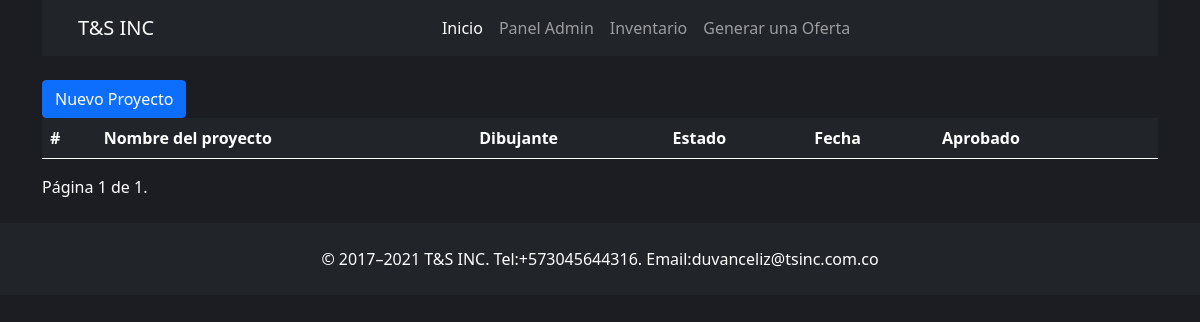
The app's page / (signed in), older data.
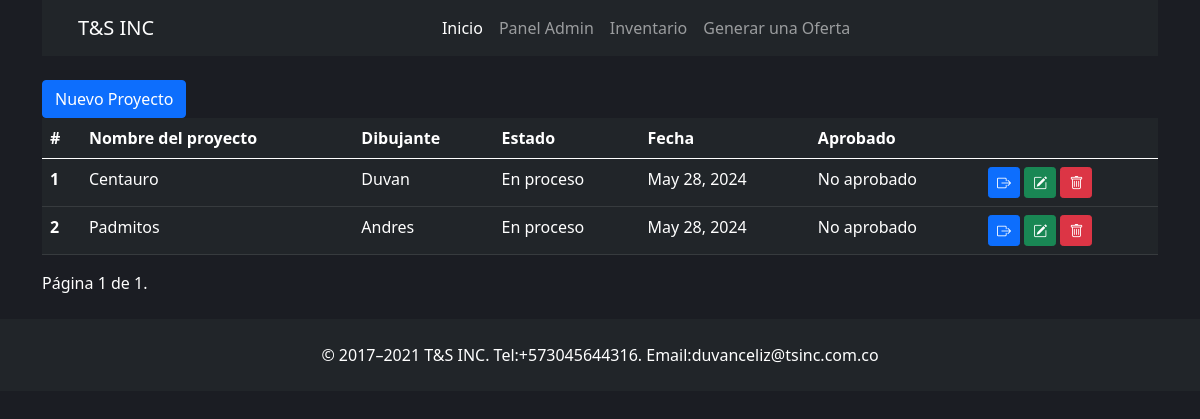
The same page, newer data.
### tsinc/models.py (models this page shows, shortened)
class Project(models.Model):
    name = models.CharField(max_length=200, default=None)
    dibujante = models.CharField(max_length=200, default=None)
    approved = models.CharField(max_length=200, default=None)
    verified = models.BooleanField(default=False)
    done = models.BooleanField(default=False)
    date = models.DateField(default=datetime.date.today)

### tsinc/views.py (the view)
# urls.py: 2. Add a URL to urlpatterns:  path('', views.home, name='home')
@login_required
def home(request):
    projects = Project.objects.all()
    paginator = Paginator(projects, 5)
    page_number = request.GET.get('page')
    page_obj = paginator.get_page(page_number)
    return render(request, 'home.html',{'page_obj': page_obj})

### tsinc/context_processors.py (called while the page is built)
def breadcrumbs(request):
    return {'breadcrumbs': get_breadcrumbs(request)}

### tsinc/utils.py (called while the page is built)
def get_breadcrumbs(request):
    path = request.path.strip('/').split('/')
    breadcrumbs = []
    for i in range(len(path)):
        breadcrumb_path = '/'.join(path[:i + 1])
        breadcrumb_name = path[i].replace('-', ' ').title()  # Puedes personalizar cómo se muestra el nombre
        breadcrumbs.append((breadcrumb_name, '/' + breadcrumb_path))
    return breadcrumbs

### tsinc/templates/home.html (shortened to what this page needs)
{% extends 'layout.html' %} {% block body %}
<div class="container">
  <div class="row">
    <div class="col-4"><a class="btn btn-primary" href="{% url 'create_project' %}"> Nuevo Proyecto</a></div>
    <div class="col-4"></div>
    <div class="col-4"></div>
  </div>
  <div class="row">
    <div class="col-12">
      <table class="table table-hover table-dark">
        <thead>
          <tr>
            <th scope="col">#</th>
            <th scope="col">Nombre del proyecto</th>
            <th scope="col">Dibujante</th>
            <th scope="col">Estado</th>
            <th scope="col">Fecha</th>
            <th scope="col">Aprobado</th>
            <th scope="col"></th>
          </tr>
        </thead>
        <tbody>
          <tr>
            {% for project in page_obj %}
              <th scope="row">{{project.id}}</th>
            <td>{{project.name}}</td>
            <td>{{project.dibujante}}</td>
            <td>
              {% if project.done == False%}
              En proceso
              {%else%}
              Realizado
              {% endif %}
            </td>
            <td>
              {{project.date}}
            </td>
            <td>
              {% if project.verified == False%}
              No aprobado
              {%else%}
              Aprobado por: {{ project.approved }}
              {% endif %}
            </td>
            <td>
              <a class="btn btn-primary btn-sm" href="{% url 'create_page' project.id %}"> <i class="bi bi-box-arrow-right"></i></a>
              <button class="btn btn-success btn-sm"><i class="bi bi-pencil-square"></i></button>
              <a class="btn btn-danger btn-sm" href="{% url 'delete_obj' project.id %}" onclick="return verificar()"> <i class="bi bi-trash"></i> </a>
            </td>
          </tr>
          {%endfor%}
        </tbody>
      </table>
      <div class="pagination">
        <span class="step-links">
            <span class="current">
                Página {{ page_obj.number }} de {{ page_obj.paginator.num_pages }}.
            </span>
        </span>
    </div>
    </div>
  </div>
</div>
{% load static %}
{% endblock %}

### tsinc/templates/layout.html (shortened to what this page needs)
{% load static %}
<!DOCTYPE html>
<html lang="en">
  <head>
    <link
      href="https://cdn.jsdelivr.net/npm/bootstrap@5.0.2/dist/css/bootstrap.min.css"
      rel="stylesheet"
    />
    <link rel="stylesheet" href="https://cdn.jsdelivr.net/npm/bootstrap-icons@1.11.3/font/bootstrap-icons.min.css">
    <link rel="stylesheet" href="{% static 'css/styles.css' %}">
  </head>
     <div class="container">
      <div class="container">
        <div class="row mb-4">
          <nav class="navbar navbar-expand-lg navbar navbar-dark bg-dark ">
            <div class="container-fluid">
              <a class="navbar-brand" href="#">T&S INC</a>
              <div class="collapse navbar-collapse justify-content-center" id="navbarNavAltMarkup">
                <div class="navbar-nav">
                  <a class="nav-link active" aria-current="page" href="{% url 'home' %}">Inicio</a>
                  <a class="nav-link" href="http://localhost:8000/admin">Panel Admin</a>
                  <a class="nav-link" href="{% url 'product' %}">Inventario</a>
                  <a class="nav-link" href="{% url 'offer' %}">Generar una Oferta</a>
                </div>
              </div>
            </div>
          </nav>
        </div>
      </div>
        <div class="row">
          {% block body %} {% endblock %}
        </div>
     </div>
    <footer class="bg-dark mt-4 d-flex justify-content-center">
      <div class="p-4">© 2017–2021 T&S INC. Tel:+573045644316. Email:duvanceliz@tsinc.com.co
      </div>
  </footer>
  </body>
</html>

Row changes from the older to the newer data that the page shows:
added Project: id "1", name "Centauro", dibujante "Duvan", done "En proceso", date "May 28, 2024", verified "No aprobado"
added Project: id "2", name "Padmitos", dibujante "Andres", done "En proceso", date "May 28, 2024", verified "No aprobado"
